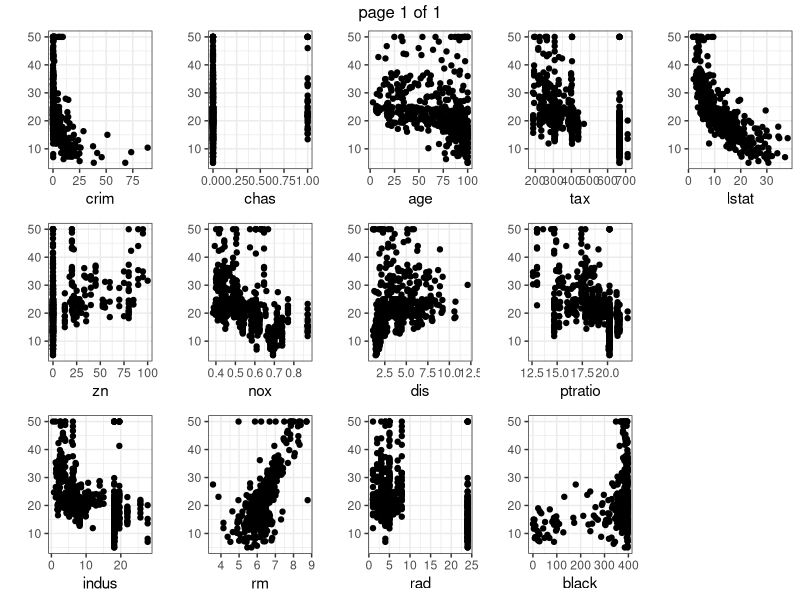

The R script that drew this image:
## ---- chunk 1
# basic library
library(MASS)
library(tidyverse)
library(ggplot2)
library(grid)
library(gridExtra)

# dataset
bd <- Boston
str(bd)
## ---- chunk 2

# what are the predictors?
features <- names(bd)
features <- features[features!="medv"] # removing target (y)

map(features,function(feat,data=bd){
  ggplot(data, aes_string(x=feat, y="medv")) +
    geom_point() + theme_bw() + ylab("")
}) -> featPlots

marrangeGrob(featPlots, nrow=3, ncol=5)

